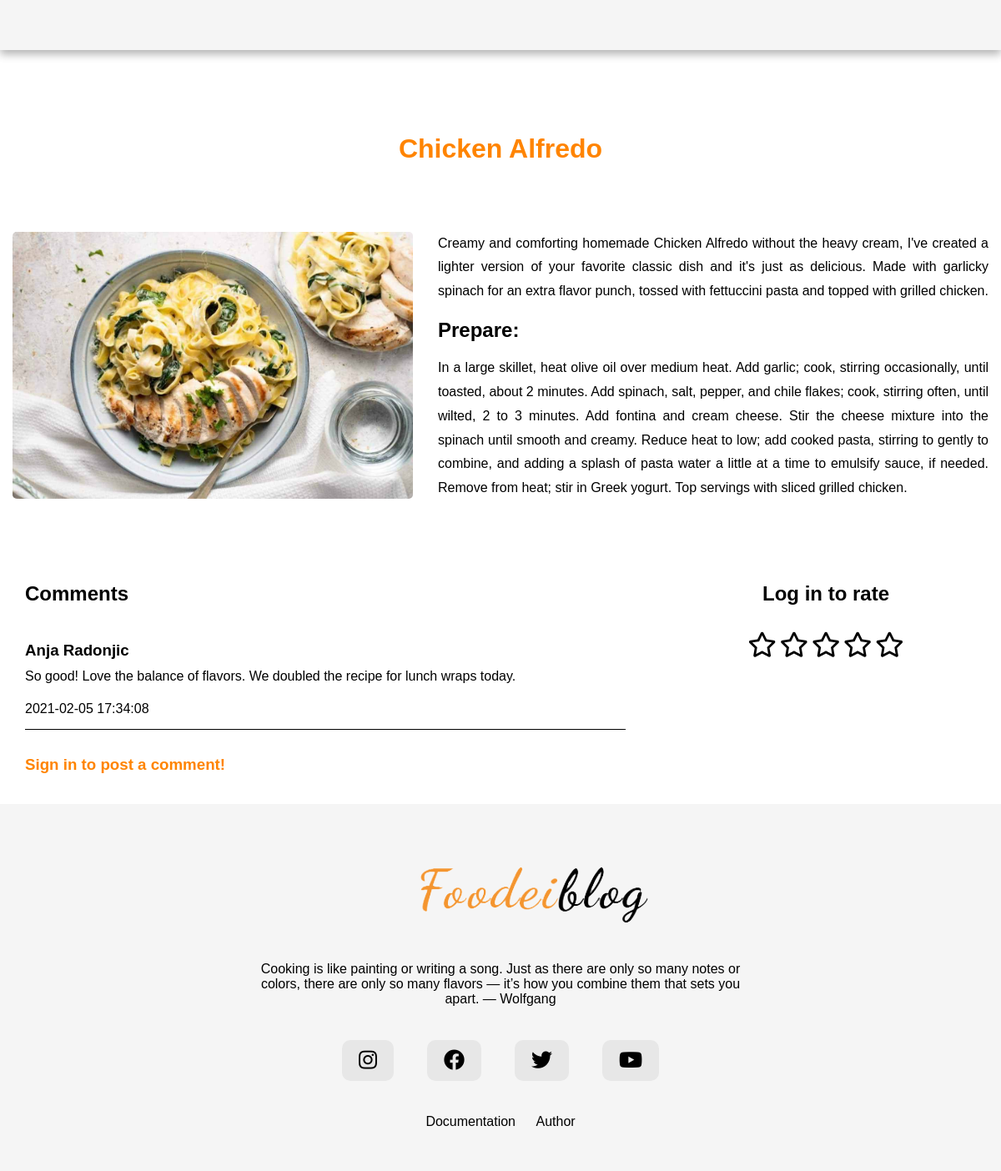
The app's page /recipe.php?id=5 with its own data.
### tables this page shows
CREATE TABLE `postovi` (
  `idPosta` int(255) NOT NULL,
  `naslov` varchar(100) NOT NULL,
  `tekst` text NOT NULL,
  `datum` timestamp NOT NULL DEFAULT current_timestamp(),
  `idKategorije` int(255) NOT NULL,
  `slikasrc` varchar(255) NOT NULL,
  `pocetniTekst` text NOT NULL
);

CREATE TABLE `komentari` (
  `idKomentar` int(255) NOT NULL,
  `tekst` text NOT NULL,
  `datum` timestamp NOT NULL DEFAULT current_timestamp(),
  `idKorisnika` int(255) NOT NULL,
  `idPosta` int(255) NOT NULL
);

CREATE TABLE `korisnici` (
  `idKorisnika` int(255) NOT NULL,
  `ime` varchar(30) NOT NULL,
  `prezime` varchar(40) NOT NULL,
  `email` varchar(100) NOT NULL,
  `pass` varchar(255) NOT NULL,
  `aktivan` tinyint(1) NOT NULL,
  `aktivacioniKod` varchar(255) NOT NULL,
  `datum` timestamp NOT NULL DEFAULT current_timestamp(),
  `idUloge` int(255) NOT NULL
);

### recipe.php (called while the page is built)
<?php
    require_once "view/fixed/head.php";
    require_once "view/fixed/header.php";
    require_once "view/pages/recipe.php";
    require_once "view/fixed/footer.php";
?>

### model/dohvatiRecept.php (called while the page is built, shortened)
<?php
    require_once "konekcija.php";
    $poruka="";
    if(isset($_GET['id'])){
        $receptId=$_GET['id'];
        $upit="SELECT * FROM postovi WHERE idPosta=:id";
        $priprema=$konekcija->prepare($upit);
        $priprema->bindParam(":id",$receptId);
        try{
            $priprema->execute();
            $rezultat=$priprema->fetch();
            if($priprema->rowCount()==1)
            {
                $data= $rezultat;
                $ocena=0;
            }
            else{
                $poruka="There is no match";
                $code=404;
            }
        }
        catch(PDOException $e){
            $data="Server error";
            $code=500;
        }
    }
    else{
        $data="Server error";
        $code=404;
    }
?>

### model/dohvatiKomentare.php (called while the page is built, shortened)
<?php
    require_once "konekcija.php";
    if(isset($_GET['id'])){
        $receptId=$_GET['id'];
        $upit="SELECT k.*,ko.*,k. datum AS datumKomentara FROM komentari k INNER JOIN korisnici ko ON ko.idKorisnika=k.idKorisnika WHERE k.idPosta=:id";
        $priprema=$konekcija->prepare($upit);
        $priprema->bindParam(":id",$receptId);
        try{
            $priprema->execute();
            $rezultat=$priprema->fetchAll();
            if($priprema->rowCount()!=0){
                $komentar= $rezultat;
            }
            else{
                $kod=404;
            }
        }
        catch(PDOException $e){
            $kod=500;
        }
    }
    else{
        $kod=404;
    }
?>

### view/pages/recipe.php (the view, shortened to what this page needs)
<main>
    <?php
        include "model/dohvatiRecept.php";
        include "model/dohvatiKomentare.php";
    ?>
        <div class="naslov naslovPadding">
        <h1>
        <?php
            if($poruka!=""){
                echo $poruka;
            }
            else{
                echo $data['naslov'];
            }
        ?>
        </h1>
        </div>
    <?php
        if($poruka==""):
    ?>
    <div id="receptJedan">
        <div class="blok">
            <img src="assets/images/<?=$data['slikasrc']?>" alt="<?=$data['naslov']?>">
        </div>
        <div class="blok tekst">
            <p><?=$data['pocetniTekst']?></p>
            <h2>Prepare:</h2>
            <p><?=$data['tekst']?></p>
        </div>
    </div>
    <div id="komentariOcene">
        <div id="komentari">
            <h2>Comments</h2>
            <?php
            if($komentar!=''):
                foreach($komentar as $k):
            ?>
                <div class="komentar">
                    <h3><?=$k['ime']?> <?=$k['prezime']?></h3>
                    <p><?=$k['tekst']?></p>
                    <p><?=$k['datumKomentara']?></p>
                </div>
            <?php
               endforeach;
            else:
            ?>
            <p>No comments yet!</p>
            <?php
            endif;
            ?>
            <div>
                <?php
                    if(isset($_SESSION['korisnik'])):
                ?>
                <h3>Your comment:</h3>
                <form action="">
                    <textarea id="komentarTekst"></textarea>
                    <input type="hidden" id="idRecepta" value="<?=$_GET['id']?>">
                    <input type="button" value="Send" id="sendBtn">
                </form>
                <p id="porukaKomentar" class="crveno"></p>
                <?php
                    else:
                ?>
                    <h3 class="crveno comm">Sign in to post a comment!</h3>
                <?php
                    endif
                ?>
            </div>
        </div>
        <div id="oceni">
            <?php
                if(isset($_SESSION['korisnik'])):
            ?>
                <h2>Your rate</h2>
            <?php
                else:
            ?>
                <h2>Log in to rate</h2>
            <?php
                endif;
            ?>
            <?php
                for($i=0;$i<5;$i++):
                    if($i<$ocena):
            ?>
                    <i class="fas fa-star" data-recept="<?=$data['idPosta']?>" data-ocena="<?=$i+1?>"></i>
            <?php
                    else:
            ?>
                    <i class="far fa-star" data-recept="<?=$data['idPosta']?>" data-ocena="<?=$i+1?>"></i>
            <?php
                    endif;
                endfor;
            ?>
        </div>
    </div>
    <?php
        endif;
    ?>
</main>

### view/fixed/head.php (shortened to what this page needs)
<!DOCTYPE html>
<html lang="en">
<head>
    <link rel="stylesheet" href="assets/css/style.css" type="text/css">
    <link rel="stylesheet" href="https://cdnjs.cloudflare.com/ajax/libs/font-awesome/5.15.1/css/all.min.css">
</head>
<body>

### view/fixed/header.php (shortened to what this page needs)
<header>
</header>

### view/fixed/footer.php (shortened to what this page needs)
<footer>
    <div>
        <div>
            <a href="index.php">
            <img src="assets/images/logosiv.png" alt="Logo">
            </a>
        </div>
        <p>
        Cooking is like painting or writing a song. Just as there are only so many notes or colors, there are only so many flavors — it’s how you combine them that sets you apart. — Wolfgang
        </p>
        <ul>
            <li><a href="https://www.instagram.com/" target="_blank"><i class="fab fa-instagram"></i></a></li>
            <li><a href="https://www.facebook.com/" target="_blank"><i class="fab fa-facebook"></i></a></li>
            <li><a href="https://www.twitter.com/" target="_blank"><i class="fab fa-twitter"></i></a></li>
            <li><a href="https://youtube.com/" target="_blank"><i class="fab fa-youtube"></i></a></li>
        </ul>
        <div id="linkovi">
            <a href="doc.pdf" target="_blank">Documentation</a> <a href="author.php">Author</a>
        </div>
    </div>
</footer>
</body>
</html>

### assets/css/style.css (style rules this page uses)
* { margin: 0px; padding: 0px; box-sizing: border-box; }
body { font-family: sans-serif; }
header { width: 100%; padding: 30px 0px; background-color: #f5f5f5; box-shadow: 0px 5px 10px #b3b3b3; position: fixed; }
.topJelo img,#kategorije div img,.post div img,#about img,#about img,#recepti div img,#receptJedan div img { width: 100%; }
.naslov { text-align: center; padding: 75px; }
.naslov h1 { color: #ff8400; }
footer { text-align: center; padding-bottom: 50px; padding-top: 30px; background-color: #f5f5f5; }
footer div { width: 50%; margin: 0px auto; }
footer div ul { display: flex; justify-content: center; padding: 20px 0px; }
footer div li { list-style-type: none; margin: 20px; }
footer div li a { text-decoration: none; }
footer ul a { padding: 0px 10px; font-size: 25px; text-decoration: none; color: #000; }
footer li { padding: 10px; border-radius: 10px; background-color: #e7e7e7; }
#linkovi a { text-decoration: none; margin: 10px; color: #000; }
img { border-radius: 5px; }
.tekst { width: 55%; margin: 5px; margin-top: 0px; }
.naslovPadding { padding-top: 150px; padding-bottom: 20px; }
#receptJedan { width: 100%; display: flex; justify-content: space-around; padding: 40px 0px; }
.blok { width: 40%; margin: 10px; }
#receptJedan .tekst { width: 55%; }
#receptJedan .blok { text-align: justify; }
#receptJedan p,#receptJedan h2 { margin-bottom: 10px; }
#komentariOcene { width: 100%; display: flex; justify-content: space-around; padding: 30px 0px; }
#komentari { width: 60%; }
#komentari p,#komentari h2 { margin-bottom: 10px; }
#komentari h2 { margin-bottom: 30px; }
#oceni { width: 30%; }
.komentar { border-bottom: 1px solid #000; margin-bottom: 25px; }
#oceni h2 { margin-bottom: 25px; }
#oceni { text-align: center; }
#oceni .far,#oceni .fas { font-size: 30px; }
main { line-height: 1.8; }
.crveno { font-weight: bold; color: #ff0000; }
.comm { color: #ff8400; }

### records on screen
postovi: naslov "Chicken Alfredo", slikasrc (picture), pocetniTekst "Creamy and comforting homemade Chicken Alfredo without the heavy cream, I've created a lighter version of your favorite classic dish and it's just as delicious. Made with garlicky spinach for an extra flavor punch, tossed with fettuccini pasta and topped with grilled chicken.", tekst "In a large skillet, heat olive oil over medium heat. Add garlic; cook, stirring occasionally, until toasted, about 2 minutes. Add spinach, salt, pepper, and chile flakes; cook, stirring often, until wilted, 2 to 3 minutes. Add fontina and cream cheese. Stir the cheese mixture into the spinach until smooth and creamy. Reduce heat to low; add cooked pasta, stirring to gently to combine, and adding a splash of pasta water a little at a time to emulsify sauce, if needed. Remove from heat; stir in Greek yogurt. Top servings with sliced grilled chicken."
komentari: idKorisnika.ime "Anja", idKorisnika.prezime "Radonjic", tekst "So good! Love the balance of flavors. We doubled the recipe for lunch wraps today.", datum "2021-02-05 17:34:08"
